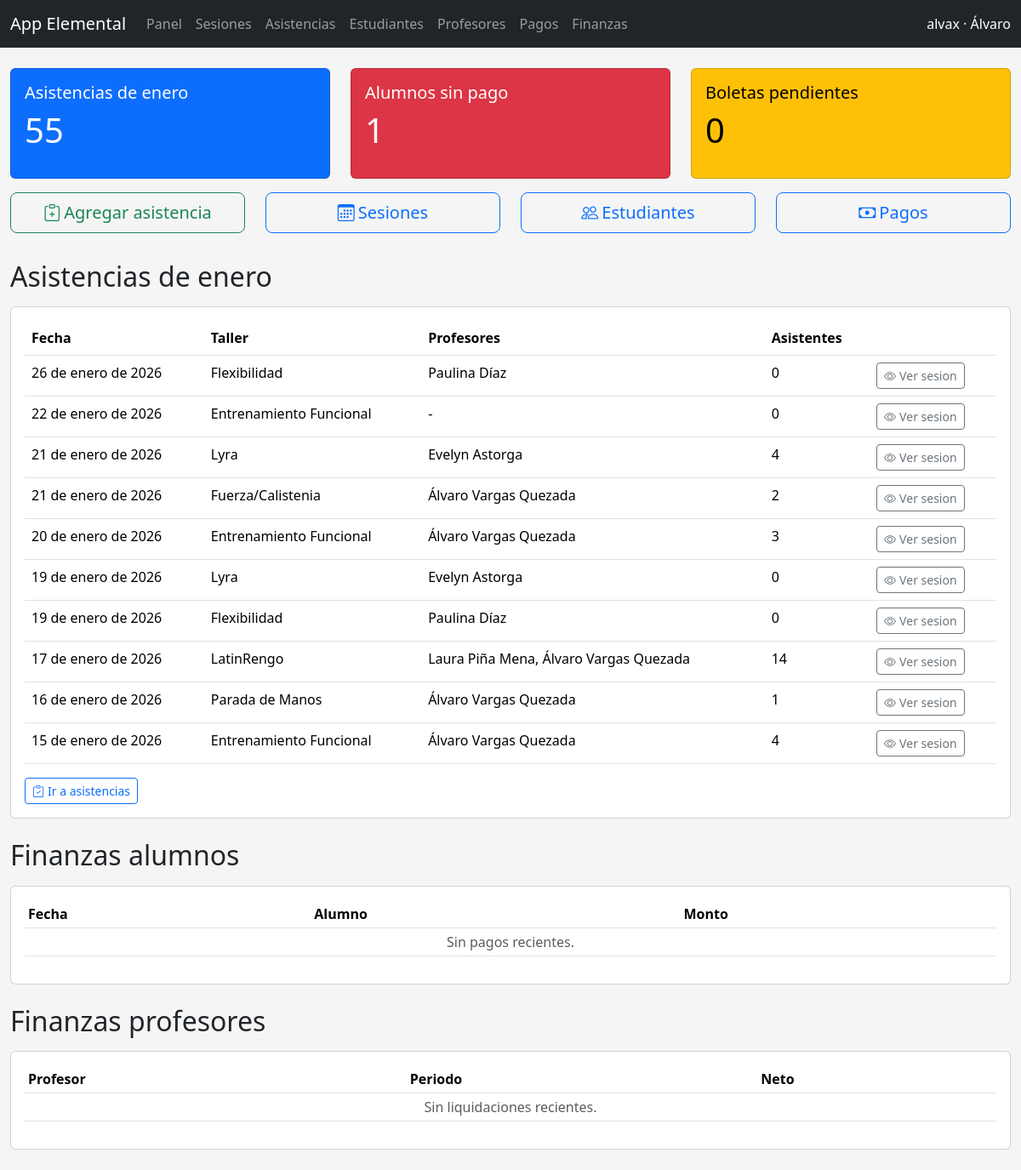
The page /app/ (signed in) on the database its author committed.
### cuentas/models.py (models this page shows, shortened)
class Persona(models.Model):
    nombres = models.CharField(max_length=150)
    apellidos = models.CharField(max_length=150)
    email = models.EmailField(unique=True, null=True, blank=True)
    telefono = models.CharField(max_length=50, blank=True)
    identificador = models.CharField(max_length=50, blank=True)
    fecha_nacimiento = models.DateField(null=True, blank=True)
    activo = models.BooleanField(default=True)
    user = models.OneToOneField(
        settings.AUTH_USER_MODEL,
        on_delete=models.CASCADE,
        null=True,
        blank=True,
        related_name="persona",
    )
    creado_en = models.DateTimeField(auto_now_add=True)
    actualizado_en = models.DateTimeField(auto_now=True)
    class Meta:
        verbose_name = "Persona"
        verbose_name_plural = "Personas"
        ordering = ["apellidos", "nombres"]
    def __str__(self) -> str:
        return f"{self.nombres} {self.apellidos}".strip()

### academia/models.py (models this page shows, shortened)
class SesionClase(models.Model):
    class Estado(models.TextChoices):
        PROGRAMADA = "programada", "Programada"
        COMPLETADA = "completada", "Completada"
        CANCELADA = "cancelada", "Cancelada"
    disciplina = models.ForeignKey(
        Disciplina,
        on_delete=models.CASCADE,
        related_name="sesiones",
    )
    bloque = models.ForeignKey(
        BloqueHorario,
        on_delete=models.SET_NULL,
        related_name="sesiones",
        null=True,
        blank=True,
    )
    profesores = models.ManyToManyField(
        "cuentas.Persona",
        related_name="sesiones_en_equipo",
        blank=True,
    )
    fecha = models.DateField()
    estado = models.CharField(
        max_length=20,
        choices=Estado.choices,
        default=Estado.PROGRAMADA,
    )
    cupo_maximo = models.PositiveIntegerField(null=True, blank=True)
    notas = models.TextField(blank=True)
    creada_en = models.DateTimeField(auto_now_add=True)
    class Meta:
        verbose_name = "Sesion de clase"
        verbose_name_plural = "Sesiones de clase"
        ordering = ["-fecha"]
        indexes = [
            models.Index(fields=["fecha", "disciplina"]),
        ]

class Disciplina(models.Model):
    organizacion = models.ForeignKey(
        "organizaciones.Organizacion",
        on_delete=models.CASCADE,
        related_name="disciplinas",
    )
    nombre = models.CharField(max_length=150)
    descripcion = models.TextField(blank=True)
    nivel = models.CharField(max_length=100, blank=True)
    activa = models.BooleanField(default=True)
    creada_en = models.DateTimeField(auto_now_add=True)
    class Meta:
        verbose_name = "Disciplina"
        verbose_name_plural = "Disciplinas"
        unique_together = ("organizacion", "nombre", "nivel")
        ordering = ["nombre"]
    def __str__(self) -> str:
        return self.nombre

### webapp/views.py (the view)
# urls.py: path("", views.dashboard, name="dashboard"),
@role_required(ROLE_ADMIN)
def dashboard(request):
    context = _nav_context(request)
    hoy = timezone.localdate()
    inicio_mes = hoy.replace(day=1)
    nombre_mes = date_format(hoy, "F")
    sesiones_mes = (
        SesionClase.objects.filter(fecha__gte=inicio_mes)
        .select_related("disciplina")
        .prefetch_related("profesores")
    )
    sesiones_hoy = sesiones_mes.filter(fecha=hoy)
    asistencias_mes = Asistencia.objects.filter(sesion__fecha__gte=inicio_mes).count()
    boletas_pendientes = DocumentoVenta.objects.exclude(estado=DocumentoVenta.Estado.PAGADO).count()
    morosos = []
    for suscripcion in Suscripcion.objects.order_by("-fecha_inicio"):
        saldo = suscripcion.saldo_pendiente()
        if saldo > 0:
            morosos.append({"suscripcion": suscripcion, "saldo": saldo})
        if len(morosos) == 5:
            break
    sesiones_resumen = (
        sesiones_mes.annotate(total_asistentes=Count("asistencias"))
        .order_by("-fecha")[:10]
    )
    pagos_recientes = Pago.objects.select_related("persona").order_by("-fecha_pago")[:5]
    liquidaciones_recientes = LiquidacionProfesor.objects.select_related("profesor").order_by("-periodo_inicio")[:5]
    context.update(
        {
            "sesiones_hoy": sesiones_hoy,
            "morosos": morosos,
            "asistencias_mes": asistencias_mes,
            "boletas_pendientes": boletas_pendientes,
            "sesiones_resumen": sesiones_resumen,
            "pagos_recientes": pagos_recientes,
            "liquidaciones_recientes": liquidaciones_recientes,
            "nombre_mes": nombre_mes,
        }
    )
    return render(request, "webapp/dashboard.html", context)

### cobros/models.py (called while the page is built)
    def pagos_registrados(self):
        Pago = apps.get_model("cobros", "Pago")
        pagos_qs = Pago.objects.filter(
            models.Q(persona=self.persona)
            | models.Q(suscripcion=self)
            | models.Q(documento__suscripcion=self)
        ).distinct()
        pagos_qs = pagos_qs.exclude(tipo=Pago.Tipo.CLASE)
        return sum(
            (pago.monto for pago in pagos_qs),
            Decimal("0"),
        )

    def monto_objetivo(self):
        base = self.monto_pactado if self.monto_pactado is not None else self.plan.precio
        if self.descuento_porcentaje:
            descuento = (base * (Decimal(self.descuento_porcentaje) / Decimal("100"))).quantize(Decimal("0.01"))
        else:
            descuento = Decimal(self.descuento_monto or 0)
        total = base - descuento
        return total if total > 0 else Decimal("0")

    def saldo_pendiente(self):
        saldo = self.monto_objetivo() - self.pagos_registrados()
        return saldo if saldo > 0 else Decimal("0")

### webapp/utils.py (called while the page is built, shortened)
def usuario_tiene_roles(user, roles: list[str]) -> bool:
    if not roles:
        return True
    if user.is_superuser:
        return True

### webapp/views.py (called while the page is built)
def _nav_context(request):
    persona = getattr(request.user, "persona", None)
    roles = []
    if persona:
        roles = list(persona.roles.filter(activo=True).values_list("rol__codigo", flat=True))
    return {"persona": persona, "roles_usuario": roles}

### webapp/templates/webapp/dashboard.html (shortened to what this page needs)
{% extends "webapp/base_app.html" %}
{% block content %}
<div class="mt-4">
  <div class="row">
    <div class="col-md-4">
      <div class="card text-bg-primary mb-3">
        <div class="card-body">
          <h5 class="card-title">Asistencias de {{ nombre_mes }}</h5>
          <p class="display-6">{{ asistencias_mes }}</p>
        </div>
      </div>
    </div>
    <div class="col-md-4">
      <div class="card text-bg-danger mb-3">
        <div class="card-body">
          <h5 class="card-title">Alumnos sin pago</h5>
          <p class="display-6">{{ morosos|length }}</p>
        </div>
      </div>
    </div>
    <div class="col-md-4">
      <div class="card text-bg-warning mb-3">
        <div class="card-body">
          <h5 class="card-title">Boletas pendientes</h5>
          <p class="display-6">{{ boletas_pendientes }}</p>
        </div>
      </div>
    </div>
  </div>
  <div class="row text-center mb-4">
    <div class="col-md-3 mb-2">
      <a class="btn btn-lg btn-outline-success w-100" href="{% url 'webapp:asistencias_list' %}">
        <i class="bi bi-clipboard-plus"></i><span class="d-none d-md-inline ms-1">Agregar asistencia</span>
      </a>
    </div>
    <div class="col-md-3 mb-2">
      <a class="btn btn-lg btn-outline-primary w-100" href="{% url 'webapp:sesiones_list' %}">
        <i class="bi bi-calendar3"></i><span class="d-none d-md-inline ms-1">Sesiones</span>
      </a>
    </div>
    <div class="col-md-3 mb-2">
      <a class="btn btn-lg btn-outline-primary w-100" href="{% url 'webapp:estudiantes_list' %}">
        <i class="bi bi-people"></i><span class="d-none d-md-inline ms-1">Estudiantes</span>
      </a>
    </div>
    <div class="col-md-3 mb-2">
      <a class="btn btn-lg btn-outline-primary w-100" href="{% url 'webapp:pagos_list' %}">
        <i class="bi bi-cash"></i><span class="d-none d-md-inline ms-1">Pagos</span>
      </a>
    </div>
  </div>
  <h2 class="mb-3">Asistencias de {{ nombre_mes }}</h2>
  <div class="card mb-4">
    <div class="card-body table-responsive">
      <table class="table">
        <thead>
          <tr>
            <th>Fecha</th>
            <th>Taller</th>
            <th>Profesores</th>
            <th>Asistentes</th>
            <th></th>
          </tr>
        </thead>
        <tbody>
          {% for sesion in sesiones_resumen %}
          <tr>
            <td>{{ sesion.fecha }}</td>
            <td>{{ sesion.disciplina }}</td>
            <td>
              {% if sesion.profesores.all %}
                {% for profe in sesion.profesores.all %}
                  {{ profe }}{% if not forloop.last %}, {% endif %}
                {% endfor %}
              {% else %}
                -
              {% endif %}
            </td>
            <td>{{ sesion.total_asistentes }}</td>
            <td>
              <a class="btn btn-sm btn-outline-secondary" href="{% url 'webapp:sesion_detail' sesion.pk %}">
                <i class="bi bi-eye"></i><span class="d-none d-md-inline ms-1">Ver sesion</span>
              </a>
            </td>
          </tr>
          {% empty %}
          <tr><td colspan="5" class="text-center text-muted">Sin registros este mes.</td></tr>
          {% endfor %}
        </tbody>
      </table>
      <a class="btn btn-outline-primary btn-sm" href="{% url 'webapp:asistencias_list' %}">
        <i class="bi bi-clipboard-check"></i><span class="d-none d-md-inline ms-1">Ir a asistencias</span>
      </a>
    </div>
  </div>
  <h2 class="mb-3">Finanzas alumnos</h2>
  <div class="card mb-4">
    <div class="card-body table-responsive">
      <table class="table table-sm">
        <thead>
          <tr>
            <th>Fecha</th>
            <th>Alumno</th>
            <th>Monto</th>
          </tr>
        </thead>
        <tbody>
          {% for pago in pagos_recientes %}
          <tr>
            <td>{{ pago.fecha_pago }}</td>
            <td>{{ pago.persona }}</td>
            <td>${{ pago.monto }}</td>
          </tr>
          {% empty %}
          <tr><td colspan="3" class="text-center text-muted">Sin pagos recientes.</td></tr>
          {% endfor %}
        </tbody>
      </table>
    </div>
  </div>
  <h2 class="mb-3">Finanzas profesores</h2>
  <div class="card mb-4">
    <div class="card-body table-responsive">
      <table class="table table-sm">
        <thead>
          <tr>
            <th>Profesor</th>
            <th>Periodo</th>
            <th>Neto</th>
          </tr>
        </thead>
        <tbody>
          {% for liq in liquidaciones_recientes %}
          <tr>
            <td>{{ liq.profesor }}</td>
            <td>{{ liq.periodo_inicio }} - {{ liq.periodo_fin }}</td>
            <td>${{ liq.monto_neto }}</td>
          </tr>
          {% empty %}
          <tr><td colspan="3" class="text-center text-muted">Sin liquidaciones recientes.</td></tr>
          {% endfor %}
        </tbody>
      </table>
    </div>
  </div>
</div>
{% endblock %}

### webapp/templates/webapp/base_app.html (shortened to what this page needs)
{% load static %}
<!DOCTYPE html>
<html lang="es">
  <head>
    <link href="https://cdn.jsdelivr.net/npm/bootstrap@5.3.3/dist/css/bootstrap.min.css" rel="stylesheet">
    <link href="https://cdn.jsdelivr.net/npm/bootstrap-icons@1.11.3/font/bootstrap-icons.css" rel="stylesheet">
  </head>
  <body>
    {% if request.user.is_authenticated and not hide_nav %}
    <nav class="navbar navbar-expand-lg navbar-dark bg-dark">
      <div class="container-fluid">
        <a class="navbar-brand" href="{% url 'webapp:dashboard' %}">App Elemental</a>
        <div class="collapse navbar-collapse" id="navbarNav">
          <ul class="navbar-nav me-auto">
            <li class="nav-item"><a class="nav-link" href="{% url 'webapp:dashboard' %}">Panel</a></li>
            <li class="nav-item"><a class="nav-link" href="{% url 'webapp:sesiones_list' %}">Sesiones</a></li>
            <li class="nav-item"><a class="nav-link" href="{% url 'webapp:asistencias_list' %}">Asistencias</a></li>
            <li class="nav-item"><a class="nav-link" href="{% url 'webapp:estudiantes_list' %}">Estudiantes</a></li>
            <li class="nav-item"><a class="nav-link" href="{% url 'webapp:profesores_list' %}">Profesores</a></li>
            <li class="nav-item"><a class="nav-link" href="{% url 'webapp:pagos_list' %}">Pagos</a></li>
            <li class="nav-item"><a class="nav-link" href="{% url 'webapp:finanzas_unificadas' %}">Finanzas</a></li>
          </ul>
          <span class="navbar-text text-white">
            {{ request.user.get_username }}{% if persona %} · {{ persona.nombres }}{% endif %}
          </span>
        </div>
      </div>
    </nav>
    {% endif %}
    <div class="container-fluid">
      {% block content %}{% endblock %}
    </div>
  </body>
</html>

### webapp/templates/webapp/base_app.html (style rules this page uses)
body { background-color: #f5f5f5; }

### rows shown on the page
Persona: nombres "Álvaro", nombres+apellidos "Álvaro Vargas Quezada"
SesionClase: fecha "26 de enero de 2026", disciplina "Flexibilidad", total_asistentes "0"
Persona: nombres+apellidos "Paulina Díaz"
SesionClase: fecha "22 de enero de 2026", disciplina "Entrenamiento Funcional", total_asistentes "0"
SesionClase: fecha "21 de enero de 2026", disciplina "Lyra", total_asistentes "4"
Persona: nombres+apellidos "Evelyn Astorga"
SesionClase: fecha "21 de enero de 2026", disciplina "Fuerza/Calistenia", total_asistentes "2"
SesionClase: fecha "20 de enero de 2026", disciplina "Entrenamiento Funcional", total_asistentes "3"
SesionClase: fecha "19 de enero de 2026", disciplina "Lyra", total_asistentes "0"
SesionClase: fecha "19 de enero de 2026", disciplina "Flexibilidad", total_asistentes "0"
SesionClase: fecha "17 de enero de 2026", disciplina "LatinRengo", total_asistentes "14"
Persona: nombres+apellidos "Laura Piña Mena"
SesionClase: fecha "16 de enero de 2026", disciplina "Parada de Manos", total_asistentes "1"
SesionClase: fecha "15 de enero de 2026", disciplina "Entrenamiento Funcional", total_asistentes "4"

### other values the page prints
{{ request.user.get_username }} "alvax"
{{ nombre_mes }} "enero"
{{ asistencias_mes }} "55"
{{ morosos|length }} "1"
{{ boletas_pendientes }} "0"
